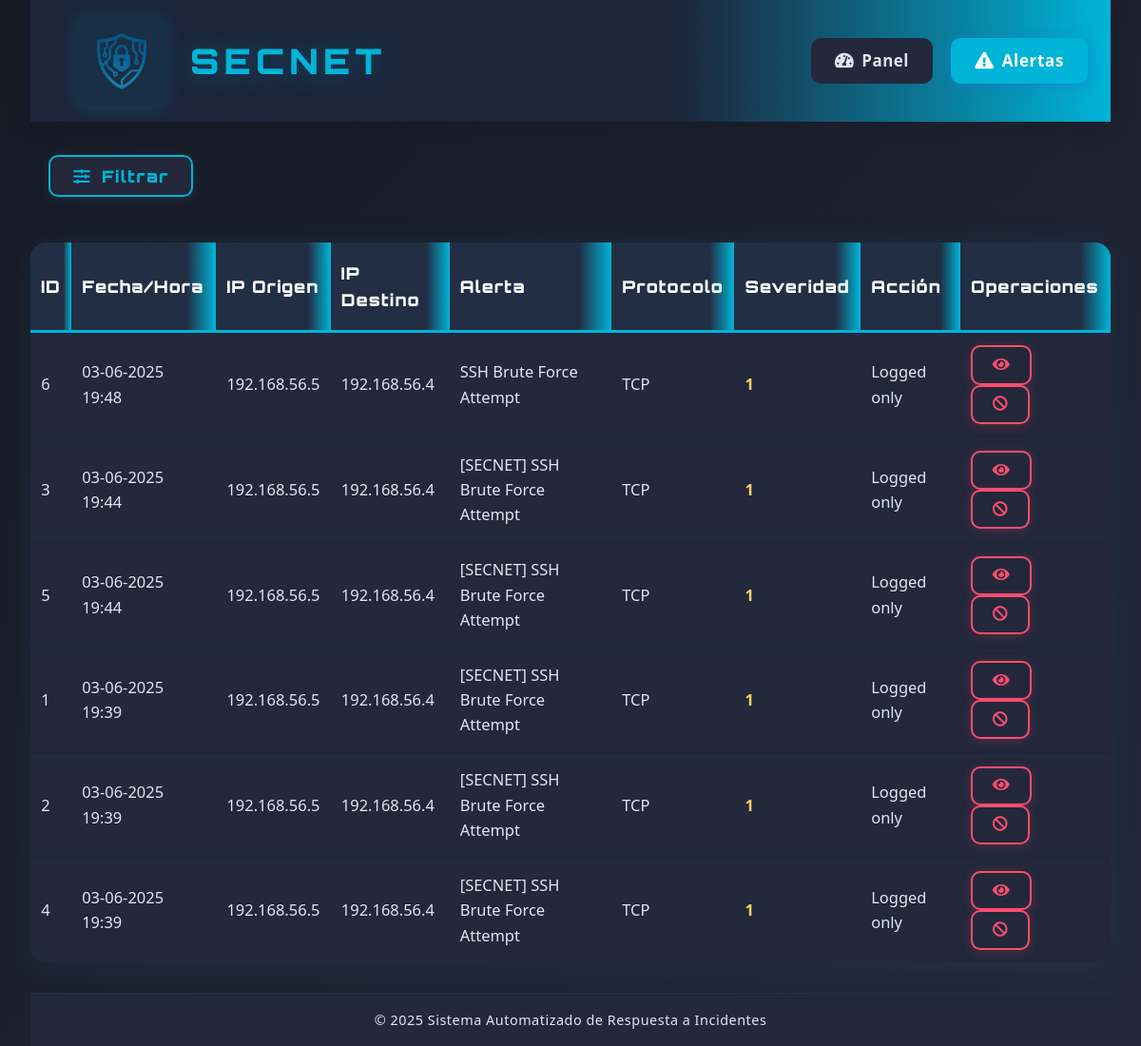
Screenshot of /web-interface/alerts.php with the database file from the repository.
### tables this page shows
CREATE TABLE alerts (
        id INTEGER PRIMARY KEY AUTOINCREMENT,
        timestamp TEXT,
        source_ip TEXT,
        destination_ip TEXT,
        alert_message TEXT,
        severity INTEGER,
        protocol TEXT,
        action_taken TEXT,
        raw_data TEXT
    );

### web-interface/alerts.php (the view, shortened to what this page needs)
<!DOCTYPE html>
<html lang="es">
<head>
    <link rel="stylesheet" href="css/style.css">
    <link rel="stylesheet" href="https://cdnjs.cloudflare.com/ajax/libs/font-awesome/5.15.3/css/all.min.css">
</head>
<body>
    <div class="container">
        <header>
            <div class="logo-container">
                <a href="index.php" style="display:flex;align-items:center;text-decoration:none;">
                    <img src="assets/logo.png" alt="Logo">
                    <h1 style="font-family: 'Orbitron', sans-serif;">SecNet</h1>
                </a>
            </div>
            <nav>
                <ul>
                    <li><a href="index.php"><i class="fas fa-tachometer-alt"></i> Panel</a></li>
                    <li><a href="alerts.php" class="active"><i class="fas fa-exclamation-triangle"></i> Alertas</a></li>
                </ul>
            </nav>
        </header>
        <main>
            <section class="alerts-section">
                <button id="toggleFiltersBtn" class="filter-button" type="button" style="margin-bottom:1.2rem;"><i class="fas fa-sliders-h"></i> Filtrar</button>
                <div class="alerts-table">
                    <table class="tech-table">
                        <thead>
                            <tr>
                                <th>ID</th>
                                <th>Fecha/Hora</th>
                                <th>IP Origen</th>
                                <th>IP Destino</th>
                                <th>Alerta</th>
                                <th>Protocolo</th>
                                <th>Severidad</th>
                                <th>Acción</th>
                                <th>Operaciones</th>
                            </tr>
                        </thead>
                        <tbody>
                            <?php
                            $db = new SQLite3('/var/www/html/database/alerts.db');
                            $db->exec("PRAGMA timezone = 'Europe/Madris'");
                            $query = "SELECT * FROM alerts WHERE 1=1";
                            $query .= " ORDER BY timestamp DESC LIMIT 100";
                            $stmt = $db->prepare($query);
                            $results = $stmt->execute();
                            while ($row = $results->fetchArray(SQLITE3_ASSOC)) {
                                $severity_class = ($row['severity'] >= 2) ? 'high' : (($row['severity'] == 1) ? 'medium' : 'low');
                                echo '<tr>';
                                echo '<td>' . $row['id'] . '</td>';
                                $date = new DateTime($row['timestamp'], new DateTimeZone('UTC'));
                                $date->setTimezone(new DateTimeZone('Europe/Madrid'));
                                echo '<td>' . $date->format('d-m-Y H:i') . '</td>';
                                echo '<td>' . htmlspecialchars($row['source_ip']) . '</td>';
                                echo '<td>' . htmlspecialchars($row['destination_ip']) . '</td>';
                                echo '<td>' . htmlspecialchars($row['alert_message']) . '</td>';
                                echo '<td>' . htmlspecialchars($row['protocol']) . '</td>';
                                echo '<td class="severity ' . $severity_class . '">' . $row['severity'] . '</td>';
                                echo '<td>' . htmlspecialchars($row['action_taken']) . '</td>';
                                echo '<td>';
                                echo '<button class="action-btn alerta details-button" onclick="viewAlertDetails(' . $row['id'] . ')"><i class="fas fa-eye"></i></button> ';
                                echo '<button class="action-btn alerta block-button" onclick="blockIP(\'' . htmlspecialchars($row['source_ip']) . '\')"><i class="fas fa-ban"></i></button>';
                                echo '</td>';
                                echo '</tr>';
                            }
                            ?>
                        </tbody>
                    </table>
                </div>
            </section>
        </main>
        <footer class="footer-container">
            <p>&copy; <?php echo date('Y'); ?> Sistema Automatizado de Respuesta a Incidentes</p>
        </footer>
    </div>
</body>
</html>

### rows the page displays
alerts: id "6", timestamp "03-06-2025 19:48", source_ip "192.168.56.5", destination_ip "192.168.56.4", alert_message "SSH Brute Force Attempt", protocol "TCP", severity "1", action_taken "Logged only"
alerts: id "3", timestamp "03-06-2025 19:44", source_ip "192.168.56.5", destination_ip "192.168.56.4", alert_message "[SECNET] SSH Brute Force Attempt", protocol "TCP", severity "1", action_taken "Logged only"
alerts: id "5", timestamp "03-06-2025 19:44", source_ip "192.168.56.5", destination_ip "192.168.56.4", alert_message "[SECNET] SSH Brute Force Attempt", protocol "TCP", severity "1", action_taken "Logged only"
alerts: id "1", timestamp "03-06-2025 19:39", source_ip "192.168.56.5", destination_ip "192.168.56.4", alert_message "[SECNET] SSH Brute Force Attempt", protocol "TCP", severity "1", action_taken "Logged only"
alerts: id "2", timestamp "03-06-2025 19:39", source_ip "192.168.56.5", destination_ip "192.168.56.4", alert_message "[SECNET] SSH Brute Force Attempt", protocol "TCP", severity "1", action_taken "Logged only"
alerts: id "4", timestamp "03-06-2025 19:39", source_ip "192.168.56.5", destination_ip "192.168.56.4", alert_message "[SECNET] SSH Brute Force Attempt", protocol "TCP", severity "1", action_taken "Logged only"
